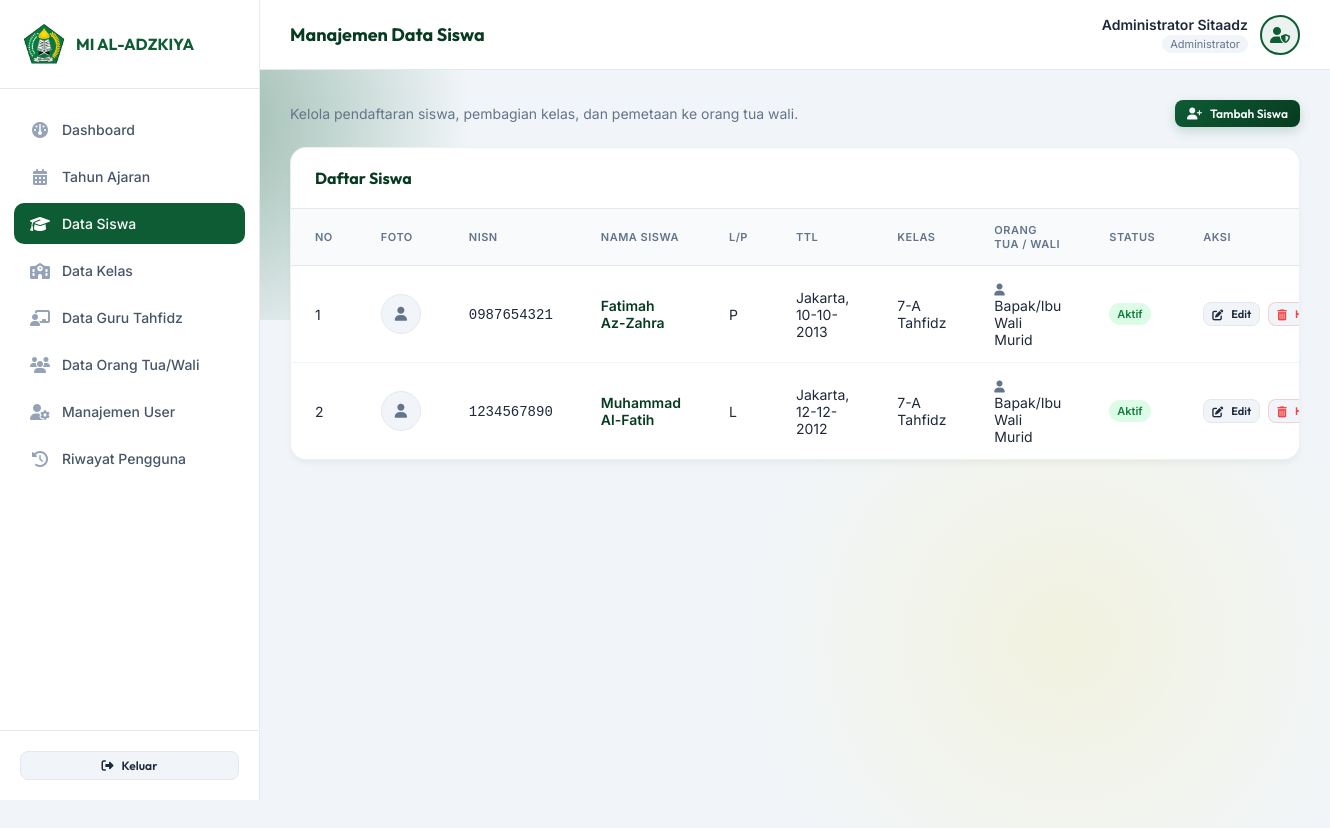
/admin/siswa.php (signed in), run on the app's committed database.
### tables this page shows
CREATE TABLE siswa (
    id INT AUTO_INCREMENT PRIMARY KEY,
    nisn VARCHAR(20) NOT NULL UNIQUE,
    nama_lengkap VARCHAR(100) NOT NULL,
    ttl VARCHAR(100) NULL,
    jenis_kelamin ENUM('L','P') NULL,
    kelas_id INT,
    orang_tua_id INT,
    status_aktif ENUM('aktif','alumni','keluar') DEFAULT 'aktif',
    foto_profil VARCHAR(255) NULL,
    FOREIGN KEY (kelas_id) REFERENCES kelas(id) ON DELETE SET NULL,
    FOREIGN KEY (orang_tua_id) REFERENCES orang_tua(id) ON DELETE SET NULL
);

CREATE TABLE kelas (
    id INT AUTO_INCREMENT PRIMARY KEY,
    nama_kelas VARCHAR(30) NOT NULL UNIQUE,
    wali_kelas_id INT,
    FOREIGN KEY (wali_kelas_id) REFERENCES guru_tahfidz(id) ON DELETE SET NULL
);

CREATE TABLE orang_tua (
    id INT AUTO_INCREMENT PRIMARY KEY,
    user_id INT NOT NULL UNIQUE,
    nama_lengkap VARCHAR(100) NOT NULL,
    hubungan ENUM('Ayah','Ibu','Wali') NULL,
    ttl VARCHAR(100) NULL,
    no_hp VARCHAR(20),
    alamat TEXT,
    FOREIGN KEY (user_id) REFERENCES users(id) ON DELETE CASCADE
);

### admin/siswa.php (the view, shortened to what this page needs)
<?php
require_once 'header.php';
$list_siswa = [];
try {
    $list_siswa = $pdo->query("
        SELECT s.*, k.nama_kelas, o.nama_lengkap AS nama_orang_tua
        FROM siswa s
        LEFT JOIN kelas k ON s.kelas_id = k.id
        LEFT JOIN orang_tua o ON s.orang_tua_id = o.id
        ORDER BY s.nama_lengkap ASC
    ")->fetchAll();
} catch (\PDOException $e) {
    $error = 'Gagal memuat data dari database.';
}
?>
<div style="margin-bottom: 20px; display: flex; justify-content: space-between; align-items: center;">
    <div>
        <p style="font-size: 14px; color: var(--text-muted);">Kelola pendaftaran siswa, pembagian kelas, dan pemetaan ke orang tua wali.</p>
    </div>
    <button onclick="showAddModal()" class="btn btn-primary btn-sm" style="width: auto;">
        <i class="fa-solid fa-user-plus"></i> Tambah Siswa
    </button>
</div>
<div class="admin-card-table">
    <div class="admin-card-header">
        <h2>Daftar Siswa</h2>
    </div>
    <div class="table-responsive">
        <table class="table-admin">
            <thead>
                <tr>
                    <th>No</th>
                    <th>Foto</th>
                    <th>NISN</th>
                    <th>Nama Siswa</th>
                    <th>L/P</th>
                    <th>TTL</th>
                    <th>Kelas</th>
                    <th>Orang Tua / Wali</th>
                    <th>Status</th>
                    <th>Aksi</th>
                </tr>
            </thead>
            <tbody>
                <?php if (empty($list_siswa)): ?>
                    <tr>
                        <td colspan="10" style="text-align: center; color: var(--text-muted);">Belum ada data siswa.</td>
                    </tr>
                <?php else: ?>
                    <?php $no = 1; foreach ($list_siswa as $siswa): ?>
                        <tr>
                            <td><?php echo $no++; ?></td>
                            <td>
                                <?php if ($siswa['foto_profil'] && file_exists('../uploads/siswa/' . $siswa['foto_profil'])): ?>
                                    <img src="../uploads/siswa/<?php echo htmlspecialchars($siswa['foto_profil']); ?>" alt="Foto <?php echo htmlspecialchars($siswa['nama_lengkap']); ?>" style="width: 40px; height: 40px; border-radius: 50%; object-fit: cover; display: block; border: 1.5px solid var(--primary-color);">
                                <?php else: ?>
                                    <div style="width: 40px; height: 40px; border-radius: 50%; background-color: #f1f5f9; border: 1.5px solid #e2e8f0; display: flex; justify-content: center; align-items: center; color: var(--text-muted); font-size: 14px;">
                                        <i class="fa-solid fa-user"></i>
                                    </div>
                                <?php endif; ?>
                            </td>
                            <td><span style="font-family: monospace; font-weight: 500;"><?php echo htmlspecialchars($siswa['nisn']); ?></span></td>
                            <td style="font-weight: 600; color: var(--primary-dark);"><?php echo htmlspecialchars($siswa['nama_lengkap']); ?></td>
                            <td>
                                <?php
                                if ($siswa['jenis_kelamin'] === 'L') {
                                    echo 'L';
                                } elseif ($siswa['jenis_kelamin'] === 'P') {
                                    echo 'P';
                                } else {
                                    echo '-';
                                }
                                ?>
                            </td>
                            <td><?php echo htmlspecialchars($siswa['ttl'] ?? '-'); ?></td>
                            <td><?php echo htmlspecialchars($siswa['nama_kelas'] ?? 'Belum Diplot'); ?></td>
                            <td>
                                <?php if ($siswa['nama_orang_tua']): ?>
                                    <i class="fa-solid fa-user" style="color: var(--text-muted); margin-right: 5px; font-size: 12px;"></i>
                                    <?php echo htmlspecialchars($siswa['nama_orang_tua']); ?>
                                <?php else: ?>
                                    <span style="color: var(--text-muted); font-style: italic;">Belum Diplot</span>
                                <?php endif; ?>
                            </td>
                            <td>
                                <?php if ($siswa['status_aktif'] === 'aktif'): ?>
                                    <span class="badge-status badge-active">Aktif</span>
                                <?php elseif ($siswa['status_aktif'] === 'alumni'): ?>
                                    <span class="badge-status" style="background-color: #e0f2fe; color: #0369a1;">Alumni</span>
                                <?php else: ?>
                                    <span class="badge-status badge-inactive">Keluar</span>
                                <?php endif; ?>
                            </td>
                            <td>
                                 <div class="action-buttons">
                                     <button class="btn btn-secondary btn-sm btn-edit-siswa"
                                             style="padding: 4px 8px; font-size: 11px;"
                                             data-id="<?php echo $siswa['id']; ?>"
                                             data-nisn="<?php echo htmlspecialchars($siswa['nisn'], ENT_QUOTES); ?>"
                                             data-nama="<?php echo htmlspecialchars($siswa['nama_lengkap'], ENT_QUOTES); ?>"
                                             data-ttl="<?php echo htmlspecialchars($siswa['ttl'] ?? '', ENT_QUOTES); ?>"
                                             data-jenis-kelamin="<?php echo htmlspecialchars($siswa['jenis_kelamin'] ?? '', ENT_QUOTES); ?>"
                                             data-kelas-id="<?php echo htmlspecialchars($siswa['kelas_id'] ?? '', ENT_QUOTES); ?>"
                                             data-orang-tua-id="<?php echo htmlspecialchars($siswa['orang_tua_id'] ?? '', ENT_QUOTES); ?>"
                                             data-status="<?php echo htmlspecialchars($siswa['status_aktif'], ENT_QUOTES); ?>">
                                         <i class="fa-solid fa-pen-to-square"></i> Edit
                                     </button>
                                    <form action="siswa.php" method="POST" style="display:inline;" onsubmit="return confirm('Apakah Anda yakin ingin menghapus data siswa ini?');">
                                        <button type="submit" class="btn btn-secondary btn-sm" style="color: var(--error-color); border-color: rgba(239, 68, 68, 0.2); padding: 4px 8px; font-size: 11px;">
                                            <i class="fa-solid fa-trash-can"></i> Hapus
                                        </button>
                                    </form>
                                </div>
                            </td>
                        </tr>
                    <?php endforeach; ?>
                <?php endif; ?>
            </tbody>
        </table>
    </div>
</div>
</main>
</div>
</div>
</body>
</html>

### assets/css/style.css (style rules this page uses)
:root { --primary-color: #0d5c34; --primary-light: #15804c; --primary-dark: #073b20; --accent-color: #ffd700; --accent-dark: #ccab00; --accent-glow: rgba(255, 215, 0, 0.35); --bg-dark: #0a140f; --text-main: #1e293b; --text-muted: #64748b; --text-light: #f8fafc; --card-bg: #ffffff; --card-border: rgba(13, 92, 52, 0.15); --error-color: #ef4444; --success-color: #10b981; --transition-speed: 0.3s; --font-heading: 'Outfit', sans-serif; --font-body: 'Inter', sans-serif; }
* { margin: 0; padding: 0; box-sizing: border-box; }
body { font-family: var(--font-body); background-color: var(--bg-dark); color: var(--text-main); min-height: 100vh; display: flex; justify-content: center; align-items: center; overflow-x: hidden; position: relative; }
body::before { content: ''; position: absolute; top: -10%; left: -10%; width: 50%; height: 50%; background: radial-gradient(circle, rgba(13, 92, 52, 0.4) 0%, transparent 70%); z-index: -1; pointer-events: none; }
body::after { content: ''; position: absolute; bottom: -10%; right: -10%; width: 60%; height: 60%; background: radial-gradient(circle, rgba(255, 215, 0, 0.1) 0%, transparent 70%); z-index: -1; pointer-events: none; }
.btn { width: 100%; padding: 14px; border: none; border-radius: 12px; font-family: var(--font-heading); font-size: 15px; font-weight: 600; cursor: pointer; transition: all var(--transition-speed); display: inline-flex; justify-content: center; align-items: center; gap: 8px; text-decoration: none; }
.btn-primary { background: linear-gradient(135deg, var(--primary-color) 0%, var(--primary-dark) 100%); color: var(--text-light); box-shadow: 0 4px 12px rgba(13, 92, 52, 0.2); }
.btn-secondary { background-color: #f1f5f9; color: var(--text-main); border: 1.5px solid #e2e8f0; }
.admin-body { background-color: #f1f5f9; color: var(--text-main); display: block; min-height: 100vh; overflow-x: hidden; }
.admin-card-table { background-color: #ffffff; border: 1px solid rgba(13, 92, 52, 0.08); border-radius: 16px; box-shadow: 0 4px 6px -1px rgba(0, 0, 0, 0.05); margin-bottom: 30px; overflow: hidden; }
.admin-card-header { padding: 20px 24px; border-bottom: 1px solid #e2e8f0; display: flex; justify-content: space-between; align-items: center; flex-wrap: wrap; gap: 15px; }
.admin-card-header h2 { font-family: var(--font-heading); font-size: 16px; font-weight: 700; color: var(--primary-dark); }
.table-responsive { width: 100%; overflow-x: auto; }
.table-admin { width: 100%; border-collapse: collapse; text-align: left; font-size: 14px; }
.table-admin th { background-color: #f8fafc; color: var(--text-muted); font-weight: 600; padding: 14px 24px; border-bottom: 1px solid #e2e8f0; text-transform: uppercase; font-size: 11px; letter-spacing: 0.5px; }
.table-admin td { padding: 14px 24px; border-bottom: 1px solid #f1f5f9; color: var(--text-main); }
.table-admin tr:last-child td { border-bottom: none; }
.badge-status { display: inline-block; padding: 4px 8px; font-size: 11px; font-weight: 600; border-radius: 20px; }
.badge-active { background-color: #dcfce7; color: #15803d; }
.btn-sm { padding: 6px 12px; font-size: 12px; border-radius: 8px; }
.action-buttons { display: flex; gap: 8px; }

### data on the page
siswa: nisn "0987654321", nama_lengkap "Fatimah Az-Zahra", jenis_kelamin "P", ttl "Jakarta, 10-10-2013", kelas.nama_kelas "7-A Tahfidz", orang_tua.nama_lengkap "Bapak/Ibu Wali Murid", status_aktif "Aktif"
siswa: nisn "1234567890", nama_lengkap "Muhammad Al-Fatih", jenis_kelamin "L", ttl "Jakarta, 12-12-2012", kelas.nama_kelas "7-A Tahfidz", orang_tua.nama_lengkap "Bapak/Ibu Wali Murid", status_aktif "Aktif"

### other printed values
$nama_admin "Administrator Sitaadz"
